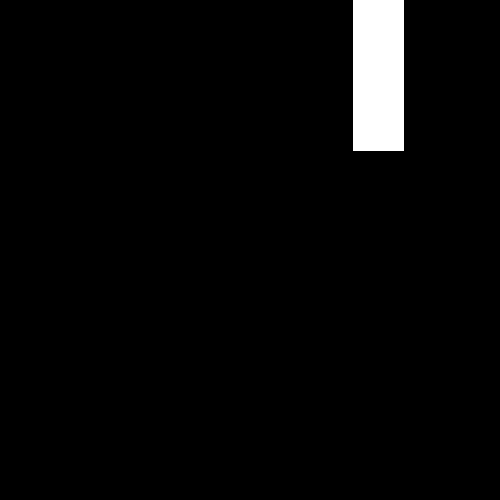
Frame 1 (no input)
Frame 60 (the mouse pressed at the canvas centre just before this capture): identical to frame 1, image omitted
Frame 120 (the mouse held since frame 60 and released just before this capture): identical to frame 1, image omitted

The Processing sketch that drew this single still picture (run headless with seeded random() and noise(); from frame 60 on, the mouse is pressed at the canvas centre):

// Processing sketch: cardrivedrive
// ── cardrivedrive.pde
final float ONE_DEGREE = radians(1);

class Car {
  PVector pos,dim,vel,acc;
  float drag;
  float angle, angleVel, angleDrag;
  float steering;
  Car() {
    pos = new PVector(width / 2, height / 2);
    dim = new PVector(50, 150);
    vel = new PVector(0,0);
    acc = new PVector(0,0);
    drag = 0.95;
    angleDrag = 0.99;
    
  }
  
  void setSteer(float st) {
    steering = st;
    if (steering < -1) {
      steering = -1;
      
    } else if(steering > 1) {
      steering = 1;
      
    }
    
    
  }
  
  void update() {
    vel.add(acc);
    acc.mult(0);
    
    pos.add(vel);
    
    angle += angleVel;
    angleVel *= angleDrag;
    PVector p = PVector.fromAngle(angle);
    pos = p.mult(pos.mag());
    
  }
  
  void draw() {
    stroke(255);
    fill(255);
    pushMatrix();
    translate(pos.x, pos.y);
    rotate(angle);
    rect(0,0,dim.x, dim.y);
    popMatrix();
    
    
  }
}
Car c;
void setup() {
  size(500,500);
  c = new Car();
}

void draw() {
  background(0);
  c.update();
  c.draw();
}

void keyPressed() {
  if (keyCode == UP) {
    c.acc.y -= ONE_DEGREE;
  }
  if (keyCode == DOWN) {
    c.acc.y += ONE_DEGREE;
  }
  
  if (keyCode == LEFT) {
    c.angleVel -= ONE_DEGREE;
  }
  
  if (keyCode == RIGHT) {
    c.angleVel += ONE_DEGREE;
  }
  
  
  
}
